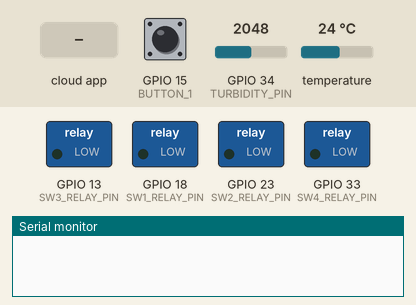
This sketch was run on a simulated ESP32. On the bench: switched loads named in the sketch (green lamp = pin HIGH), the last lines printed to the serial monitor. The test bench sets the inputs (shaded band); at power-on: GPIO 15 (BUTTON_1) HIGH, GPIO 34 (TURBIDITY_PIN) = 2048, temperature 24 °C.

Above: at 1.2 s.
1.3 s: the phone or cloud app sets 6a71a8e029c6be334287f228 to 1
At 1.9 s:
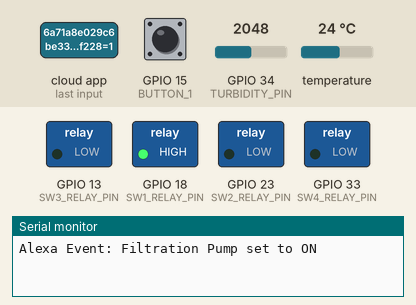
2.8 s: the phone or cloud app sets 6a71a93e29c6be334287f29d to 1
At 3.1 s:
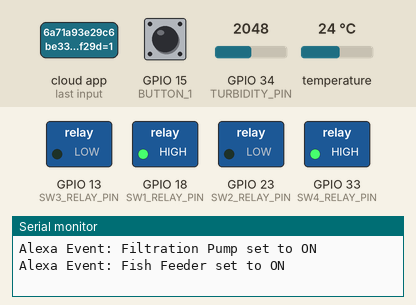
4.3 s: GPIO 15 (BUTTON_1) pulled LOW for 3.2 s
At 7.8 s:
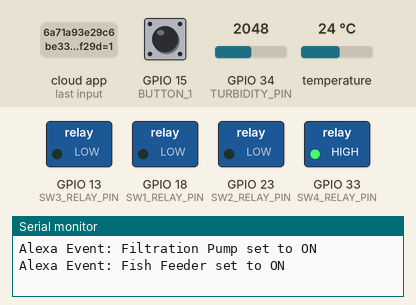
9.0 s: GPIO 15 (BUTTON_1) pulled LOW for 0.15 s
At 10.2 s:
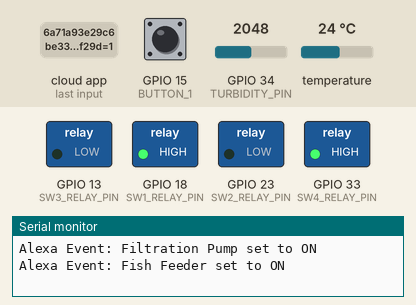
10.6 s: the phone or cloud app sets 6a71a8e029c6be334287f228 to 0
At 11.9 s:
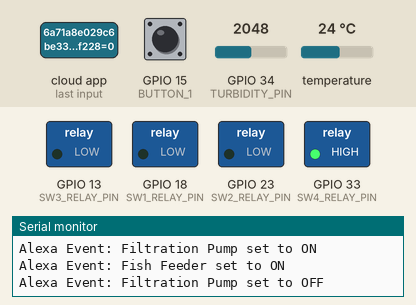
12.5 s: the phone or cloud app sets 6a71a93e29c6be334287f29d to 0
At 13.4 s:
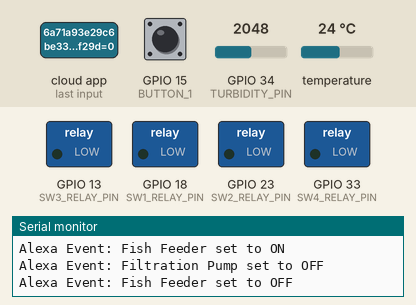
Timing chart, 0 to 15.5 s (numbered marks = the images above; inputs shaded):
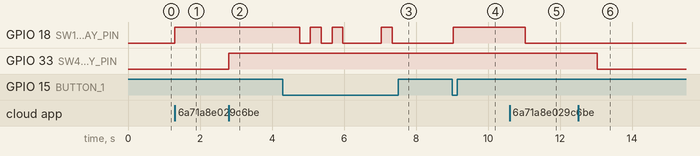

The sketch:

aquaculture_project2.ino
```cpp
#include <WiFi.h>
#include <ThingerESP32.h>
#include <SinricPro.h>
#include <SinricProSwitch.h>
#include <OneWire.h>           // Required for DS18B20 temperature sensor
#include <DallasTemperature.h> // Temperature sensor library

// --- NETWORK CONFIGURATION ---
#define SSID "*********"
#define SSID_PASSWORD "*********"

// --- THINGER.IO CREDENTIALS ---
#define THINGER_USERNAME "*********"
#define THINGER_DEVICE_ID "*********"
#define THINGER_CREDENTIAL "*********"


#define APP_KEY           "bc5f5461-4191-427a-aXXXXXXXXXXXXXXXX"
#define APP_SECRET        "5b429379-1377-4409-bf94-88ab52e960c4-faf8d4a8-c893-49e9-aXXXXXXXXXXXXXXXX"
#define FILTRATION_ID     "6a71a8e029c6be334287f228"
#define FEEDER_ID         "6a71a93e29c6be334287f29d"


#define SW1_RELAY_PIN 18  // Relay 1: Water Filtration Pump
#define SW2_RELAY_PIN 23  // Relay 2: Aerator / Oxygen Pump
#define SW3_RELAY_PIN 13  // Relay 3: Water Heater
#define SW4_RELAY_PIN 33  // Relay 4: Automated Fish Feeder

#define BUTTON_1 15
#define BUTTON_2 5
#define BUTTON_3 14
#define BUTTON_4 25


#define TURBIDITY_PIN 34   // Analog Input for Turbidity Sensor
#define TEMPERATURE_PIN 4  // Digital Input for DS18B20 Temperature Sensor

OneWire oneWire(TEMPERATURE_PIN);
DallasTemperature sensors(&oneWire);

ThingerESP32 thing(THINGER_USERNAME, THINGER_DEVICE_ID, THINGER_CREDENTIAL);


float tank_temperature = 0.0;
int tank_turbidity = 0;


bool onFiltrationPumpState(const String &deviceId, bool &state)
{
  digitalWrite(SW1_RELAY_PIN, state ? HIGH : LOW);
  Serial.printf("Alexa Event: Filtration Pump set to %s\r\n", state ? "ON" : "OFF");
  return true;
}

bool onFishFeederState(const String &deviceId, bool &state)
{
  digitalWrite(SW4_RELAY_PIN, state ? HIGH : LOW);
  Serial.printf("Alexa Event: Fish Feeder set to %s\r\n", state ? "ON" : "OFF");
  return true;
}

void setup()
{
  Serial.begin(115200);
  sensors.begin();

  pinMode(SW1_RELAY_PIN, OUTPUT); digitalWrite(SW1_RELAY_PIN, LOW);
  pinMode(SW2_RELAY_PIN, OUTPUT); digitalWrite(SW2_RELAY_PIN, LOW);
  pinMode(SW3_RELAY_PIN, OUTPUT); digitalWrite(SW3_RELAY_PIN, LOW);
  pinMode(SW4_RELAY_PIN, OUTPUT); digitalWrite(SW4_RELAY_PIN, LOW);

  pinMode(BUTTON_1, INPUT_PULLUP);
  pinMode(BUTTON_2, INPUT_PULLUP);
  pinMode(BUTTON_3, INPUT_PULLUP);
  pinMode(BUTTON_4, INPUT_PULLUP);


  thing.add_wifi(SSID, SSID_PASSWORD);


  thing["aquaculture_telemetry"] >> [](pson& out)
  {
    out["temperature"] = tank_temperature;
    out["turbidity"] = tank_turbidity;
  };


  SinricProSwitch& filtrationSwitch = SinricPro[FILTRATION_ID];
  filtrationSwitch.onPowerState(onFiltrationPumpState);

  SinricProSwitch& feederSwitch = SinricPro[FEEDER_ID];
  feederSwitch.onPowerState(onFishFeederState);

  SinricPro.begin(APP_KEY, APP_SECRET);
}

void loop()
{

  thing.handle();
  SinricPro.handle();

  static unsigned long last_sampling_time = 0;
  if (millis() - last_sampling_time > 2000)
  {
    last_sampling_time = millis();

    sensors.requestTemperatures();
    tank_temperature = sensors.getTempCByIndex(0);
    tank_turbidity = analogRead(TURBIDITY_PIN);


    if (tank_turbidity > 2500)
    {
      digitalWrite(SW1_RELAY_PIN, HIGH);

      SinricProSwitch& filtrationSwitch = SinricPro[FILTRATION_ID];
      filtrationSwitch.sendPowerStateEvent(true);
    }
  }

  if (digitalRead(BUTTON_1) == LOW)
  {
    bool currentState = digitalRead(SW1_RELAY_PIN);
    digitalWrite(SW1_RELAY_PIN, !currentState);

    SinricProSwitch& filtrationSwitch = SinricPro[FILTRATION_ID];
    filtrationSwitch.sendPowerStateEvent(!currentState);

    delay(300);
  }
}
```

Measured:
- after the input at 1.3 s, GPIO 18 (SW1_RELAY_PIN): LOW → HIGH at once
- after the input at 2.8 s, GPIO 33 (SW4_RELAY_PIN): LOW → HIGH at once
- after the input at 4.3 s, GPIO 18 (SW1_RELAY_PIN): goes LOW 0.30 s, HIGH 0.30 s, LOW 0.30 s, HIGH 0.30 s, LOW 1.1 s, HIGH 0.30 s, then LOW, starting after 0.47 s
- after the input at 9.0 s, GPIO 18 (SW1_RELAY_PIN): LOW → HIGH at once
- after the input at 10.6 s, GPIO 18 (SW1_RELAY_PIN): HIGH → LOW after 0.44 s
- after the input at 12.5 s, GPIO 33 (SW4_RELAY_PIN): HIGH → LOW after 0.54 s
